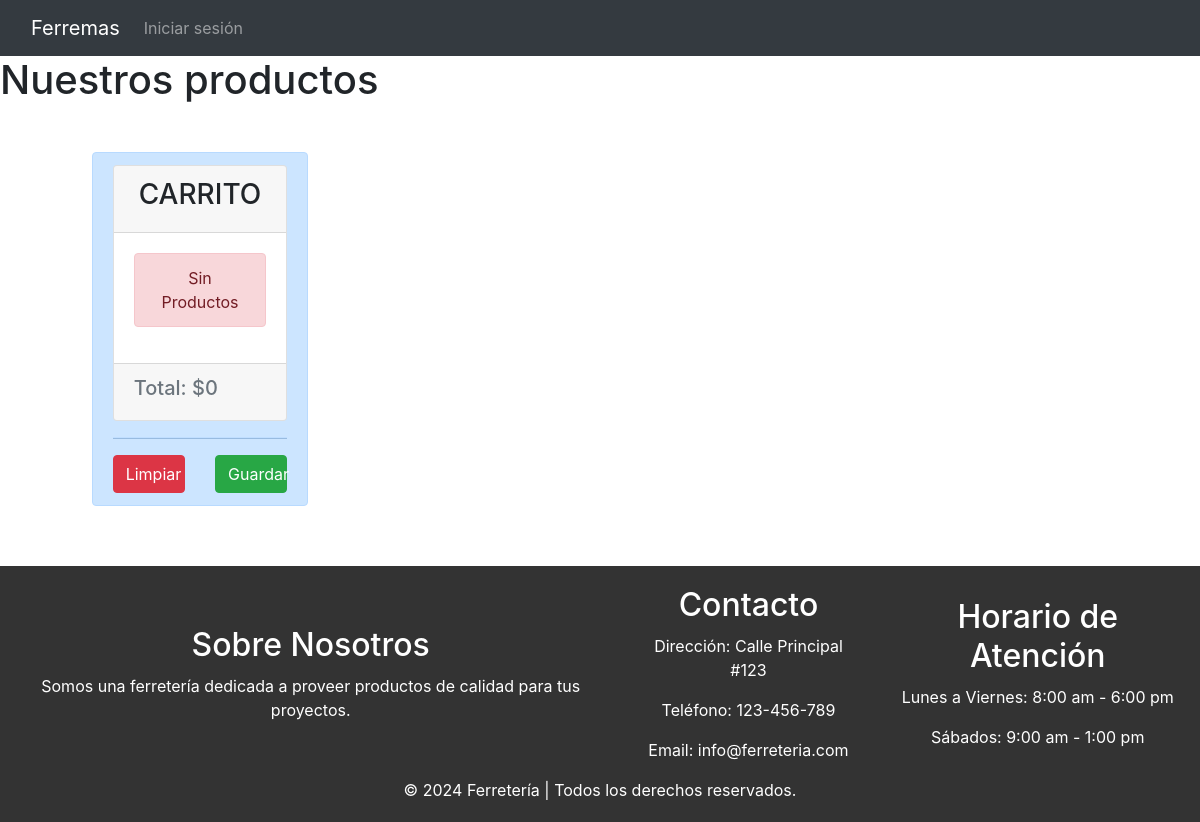
The page /productos on the database as committed earlier.
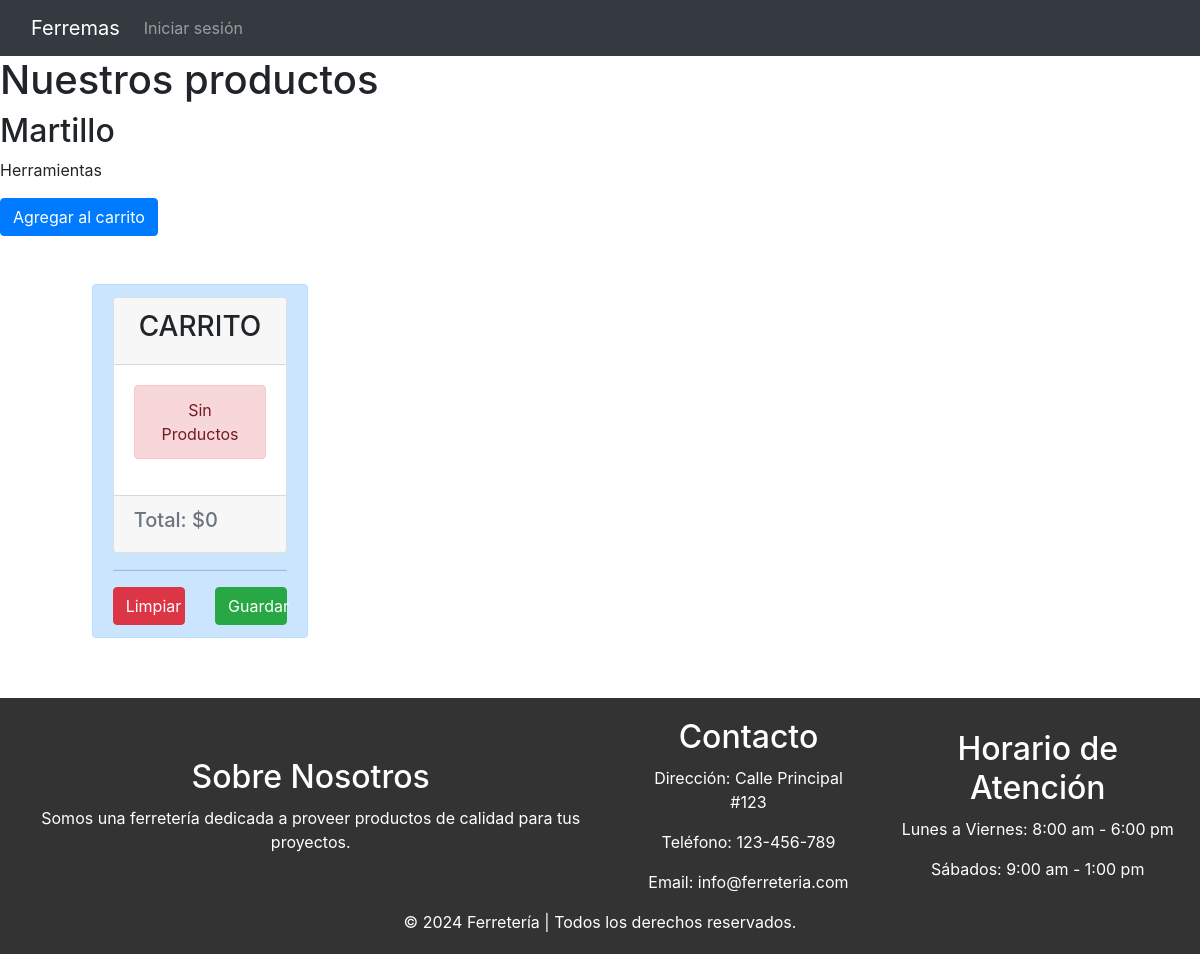
The same page on the database as committed later.
### ecommerce/models.py (models this page shows, shortened)
class articulo(models.Model):
    nombre = models.CharField(max_length=100, blank=False, null=False)
    categoria = models.CharField(max_length=32)
    precio = models.IntegerField()

### ecommerce/views.py (the view)
# urls.py: path('productos', views.productos, name='productos'),
def productos(request):
    productos = articulo.objects.all()
    return render(request, 'ecommerce/productos.html', {'productos': productos})

### ecommerce/context_processor.py (called while the page is built)
def total_carrito(request):
    total = 0
    if request.user.is_authenticated:
        if "carrito" in request.session.keys():
            for key, value in request.session["carrito"].items():
                total += int(value["acumulado"])
    return {"total_carrito":total}

### ecommerce/templates/ecommerce/productos.html (shortened to what this page needs)
{% load static %}
<!DOCTYPE html>
<html lang="en">
<head>
    <link href="https://cdn.jsdelivr.net/npm/bootstrap@5.1.3/dist/css/bootstrap.min.css" rel="stylesheet">
    <link href="{% static 'css/bootstrap.min.css' %}" rel="stylesheet">
    <link rel="stylesheet" href="https://stackpath.bootstrapcdn.com/bootstrap/4.5.2/css/bootstrap.min.css">
</head>
<body>
  <nav class="navbar navbar-expand-lg navbar-dark bg-dark">
    <div class="container-fluid">
        <a class="navbar-brand" href="{% url 'index'%}">Ferremas</a>
        <div class="collapse navbar-collapse" id="navbarNav">
            <ul class="navbar-nav">
              <li class="nav-item">
                {% if not user.is_authenticated %}
            <a class="nav-link" href="{% url 'login' %}">Iniciar sesión</a>
                {% endif %}
              </li>
            </ul>
        </div>
    </div>
</nav>
    <h1>Nuestros productos</h1>
{% for producto in productos %}
<div class="product-card">
    <h2>{{producto.nombre}}</h2>
    <p>{{producto.categoria}}</p>
        <form id="form-pago" action="{% url 'iniciar_pago' %}" method="POST">
            <a href="{% url 'Add' producto.id %}" class="btn btn-primary"> Agregar al carrito </a>
        </form>
</div>
{% endfor %}
<div class="col-4">
    {% include "ecommerce/carrito.html" %}
</div>
    <footer>
        <div class="footer-content">
          <div class="footer-section about">
            <h2>Sobre Nosotros</h2>
            <p>Somos una ferretería dedicada a proveer productos de calidad para tus proyectos.</p>
          </div>
          <div class="footer-section contact">
            <h2>Contacto</h2>
            <p>Dirección: Calle Principal #123</p>
            <p>Teléfono: 123-456-789</p>
            <p>Email: info@ferreteria.com</p>
          </div>
          <div class="footer-section hours">
            <h2>Horario de Atención</h2>
            <p>Lunes a Viernes: 8:00 am - 6:00 pm</p>
            <p>Sábados: 9:00 am - 1:00 pm</p>
          </div>
        </div>
        <div class="footer-bottom">
          &copy; 2024 Ferretería | Todos los derechos reservados.
        </div>
      </footer>
</html>

Rows that differ between the two databases and show on the page:
added articulo: nombre "Martillo", categoria "Herramientas"
